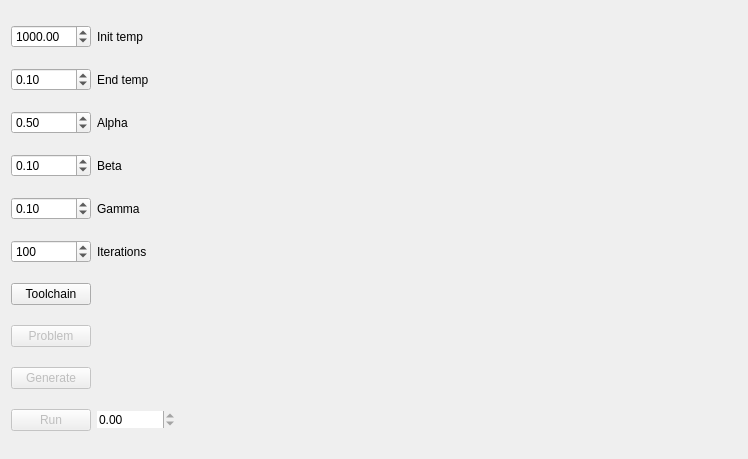
<?xml version="1.0" encoding="UTF-8"?>
<ui version="4.0">
 <class>Widget</class>
 <widget class="QWidget" name="Widget">
  <property name="geometry">
   <rect>
    <x>0</x>
    <y>0</y>
    <width>748</width>
    <height>459</height>
   </rect>
  </property>
  <property name="windowTitle">
   <string>Widget</string>
  </property>
  <layout class="QHBoxLayout" name="horizontalLayout_2" stretch="0,1">
   <item>
    <layout class="QGridLayout" name="gridLayout">
     <item row="7" column="0">
      <widget class="QPushButton" name="toolchain">
       <property name="text">
        <string>Toolchain</string>
       </property>
      </widget>
     </item>
     <item row="3" column="0">
      <widget class="QDoubleSpinBox" name="beta">
       <property name="minimum">
        <double>0.010000000000000</double>
       </property>
       <property name="maximum">
        <double>0.990000000000000</double>
       </property>
       <property name="singleStep">
        <double>0.010000000000000</double>
       </property>
       <property name="value">
        <double>0.100000000000000</double>
       </property>
      </widget>
     </item>
     <item row="2" column="0">
      <widget class="QDoubleSpinBox" name="alpha">
       <property name="minimum">
        <double>0.010000000000000</double>
       </property>
       <property name="maximum">
        <double>0.990000000000000</double>
       </property>
       <property name="singleStep">
        <double>0.010000000000000</double>
       </property>
       <property name="value">
        <double>0.500000000000000</double>
       </property>
      </widget>
     </item>
     <item row="1" column="0">
      <widget class="QDoubleSpinBox" name="endTemp">
       <property name="minimum">
        <double>0.010000000000000</double>
       </property>
       <property name="maximum">
        <double>9999.000000000000000</double>
       </property>
       <property name="singleStep">
        <double>0.010000000000000</double>
       </property>
       <property name="value">
        <double>0.100000000000000</double>
       </property>
      </widget>
     </item>
     <item row="8" column="0">
      <widget class="QPushButton" name="problem">
       <property name="enabled">
        <bool>false</bool>
       </property>
       <property name="text">
        <string>Problem</string>
       </property>
      </widget>
     </item>
     <item row="5" column="1">
      <widget class="QLabel" name="label">
       <property name="text">
        <string>Iterations</string>
       </property>
      </widget>
     </item>
     <item row="10" column="0">
      <widget class="QPushButton" name="run">
       <property name="enabled">
        <bool>false</bool>
       </property>
       <property name="text">
        <string>Run</string>
       </property>
      </widget>
     </item>
     <item row="0" column="0">
      <widget class="QDoubleSpinBox" name="initTemp">
       <property name="frame">
        <bool>true</bool>
       </property>
       <property name="readOnly">
        <bool>false</bool>
       </property>
       <property name="minimum">
        <double>1.000000000000000</double>
       </property>
       <property name="maximum">
        <double>9999.000000000000000</double>
       </property>
       <property name="value">
        <double>1000.000000000000000</double>
       </property>
      </widget>
     </item>
     <item row="4" column="1">
      <widget class="QLabel" name="label_2">
       <property name="text">
        <string>Gamma</string>
       </property>
      </widget>
     </item>
     <item row="4" column="0">
      <widget class="QDoubleSpinBox" name="gamma">
       <property name="minimum">
        <double>0.010000000000000</double>
       </property>
       <property name="maximum">
        <double>0.990000000000000</double>
       </property>
       <property name="singleStep">
        <double>0.010000000000000</double>
       </property>
       <property name="value">
        <double>0.100000000000000</double>
       </property>
      </widget>
     </item>
     <item row="5" column="0">
      <widget class="QSpinBox" name="iterations">
       <property name="maximum">
        <number>9999</number>
       </property>
       <property name="value">
        <number>100</number>
       </property>
      </widget>
     </item>
     <item row="3" column="1">
      <widget class="QLabel" name="label_3">
       <property name="text">
        <string>Beta</string>
       </property>
      </widget>
     </item>
     <item row="2" column="1">
      <widget class="QLabel" name="label_4">
       <property name="text">
        <string>Alpha</string>
       </property>
      </widget>
     </item>
     <item row="1" column="1">
      <widget class="QLabel" name="label_5">
       <property name="text">
        <string>End temp</string>
       </property>
      </widget>
     </item>
     <item row="0" column="1">
      <widget class="QLabel" name="label_6">
       <property name="text">
        <string>Init temp</string>
       </property>
      </widget>
     </item>
     <item row="10" column="1">
      <widget class="QDoubleSpinBox" name="cost">
       <property name="enabled">
        <bool>true</bool>
       </property>
       <property name="frame">
        <bool>false</bool>
       </property>
       <property name="readOnly">
        <bool>true</bool>
       </property>
       <property name="maximum">
        <double>999999.000000000000000</double>
       </property>
      </widget>
     </item>
     <item row="9" column="0">
      <widget class="QPushButton" name="gen">
       <property name="enabled">
        <bool>false</bool>
       </property>
       <property name="text">
        <string>Generate</string>
       </property>
      </widget>
     </item>
    </layout>
   </item>
   <item>
    <widget class="QCustomPlot" name="plot" native="true"/>
   </item>
  </layout>
 </widget>
 <layoutdefault spacing="6" margin="11"/>
 <customwidgets>
  <customwidget>
   <class>QCustomPlot</class>
   <extends>QWidget</extends>
   <header>qcustomplot.h</header>
   <container>1</container>
  </customwidget>
 </customwidgets>
 <resources/>
 <connections>
  <connection>
   <sender>toolchain</sender>
   <signal>clicked()</signal>
   <receiver>Widget</receiver>
   <slot>selectToolchain()</slot>
   <hints>
    <hint type="sourcelabel">
     <x>73</x>
     <y>295</y>
    </hint>
    <hint type="destinationlabel">
     <x>152</x>
     <y>294</y>
    </hint>
   </hints>
  </connection>
  <connection>
   <sender>problem</sender>
   <signal>clicked()</signal>
   <receiver>Widget</receiver>
   <slot>selectProblem()</slot>
   <hints>
    <hint type="sourcelabel">
     <x>68</x>
     <y>335</y>
    </hint>
    <hint type="destinationlabel">
     <x>216</x>
     <y>337</y>
    </hint>
   </hints>
  </connection>
  <connection>
   <sender>run</sender>
   <signal>clicked()</signal>
   <receiver>Widget</receiver>
   <slot>run()</slot>
   <hints>
    <hint type="sourcelabel">
     <x>67</x>
     <y>419</y>
    </hint>
    <hint type="destinationlabel">
     <x>178</x>
     <y>415</y>
    </hint>
   </hints>
  </connection>
  <connection>
   <sender>gen</sender>
   <signal>clicked()</signal>
   <receiver>Widget</receiver>
   <slot>generate()</slot>
   <hints>
    <hint type="sourcelabel">
     <x>79</x>
     <y>379</y>
    </hint>
    <hint type="destinationlabel">
     <x>136</x>
     <y>384</y>
    </hint>
   </hints>
  </connection>
 </connections>
 <slots>
  <slot>selectToolchain()</slot>
  <slot>selectProblem()</slot>
  <slot>run()</slot>
  <slot>generate()</slot>
 </slots>
</ui>
